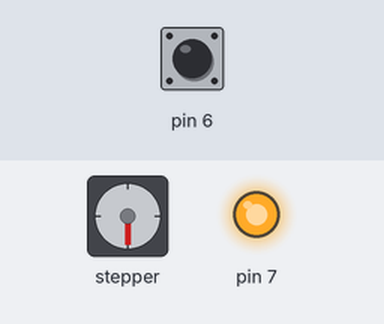
The sketch below on a simulated Arduino Uno, built with avr-gcc and run on an emulated ATmega328P. Parts: stepper motor, output pins drawn as LEDs (lit = HIGH). The test bench sets the inputs (shaded band); at power-on: pin 6 HIGH. Stepper angles assume 200 steps per turn; what the sketch prints to the serial monitor is not drawn.

Above: at 9.4 s.
9.5 s: pin 6 pulled LOW for 1 s
At 10.8 s:
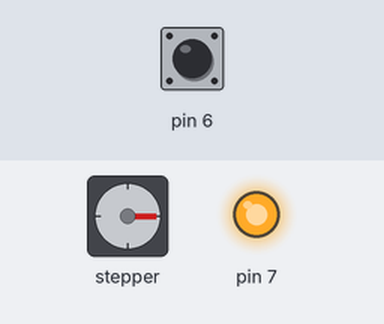
12.0 s: pin 6 pulled LOW for 0.15 s
At 12.7 s:
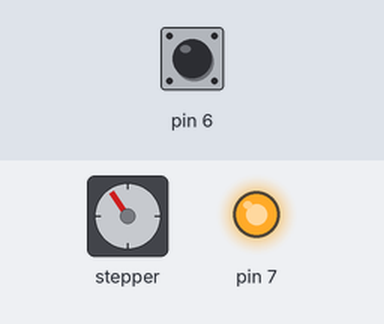
13.6 s: pin 6 pulled LOW for 0.15 s
At 14.9 s:
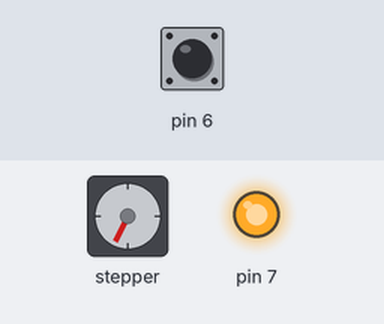
15.2 s: pin 6 pulled LOW for 3.2 s
At 19.3 s:
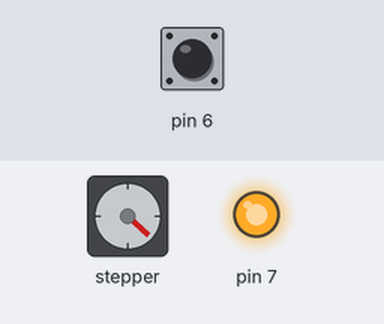
19.9 s: pin 6 pulled LOW for 1 s
At 21.2 s:
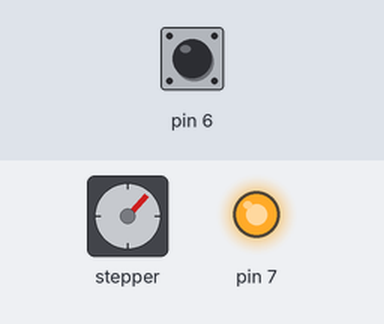
22.4 s: pin 6 pulled LOW for 3.2 s
At 25.9 s:
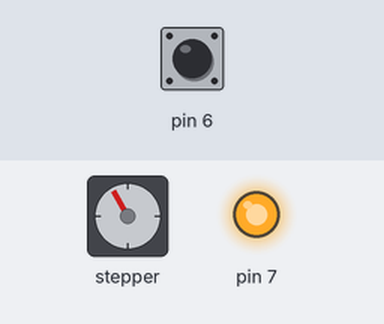
Timing chart, 0 to 27.4 s (numbered marks = the images above; inputs shaded):
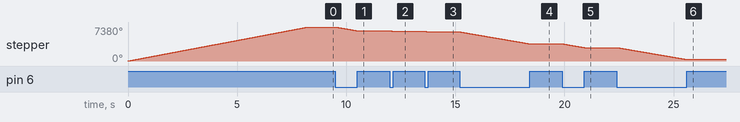

The sketch:

reloj_stepper_crack.ino
```cpp
/*
 Stepper Motor Control - one revolution

 This program drives a unipolar or bipolar stepper motor.
 The motor is attached to digital pins 8 - 11 of the Arduino.

 The motor should revolve one revolution in one direction, then
 one revolution in the other direction.


 Created 11 Mar. 2007
 Modified 30 Nov. 2009
 by Tom Igoe

 */

#include <Stepper.h>

const int stepsPerRevolution = 200;  // change this to fit the number of steps per revolution
// for your motor

// initialize the stepper library on pins 8 through 11:
Stepper myStepper(stepsPerRevolution, 8, 9, 10, 11);


boolean empece = false;
boolean orden = false;
boolean go_to_play = false;
unsigned long contador = 0;
void setup() {
  // set the speed at 60 rpm:
  myStepper.setSpeed(150);
  // initialize the serial port:
  Serial.begin(9600);
  pinMode(12,INPUT);
  pinMode(6,INPUT);
  digitalWrite(6,HIGH);
  pinMode(7,OUTPUT);
  digitalWrite(7,HIGH);
 // delay(2000);
  Serial.println("AAAAAAAA");
  myStepper.step(4100); // DOS VUELTAS
}


void loop() {
  if ((millis() - contador) >= 144000) { // Esto lo puedes dejar como estaba, pero creo que es más ilustrativo así
    contador = millis();
    myStepper.step(82);
  }

  if(digitalRead(6)==0){myStepper.step(-1);}
}
```

Measured:
- after the input at 9.5 s, stepper: turns 810° counter-clockwise in 1.0 s, starting at once
- after the input at 12.0 s, stepper: turns 123° counter-clockwise in 0.15 s, starting at once
- after the input at 13.6 s, stepper: turns 122° counter-clockwise in 0.15 s, starting at once
- after the input at 15.2 s, stepper: turns 2592° counter-clockwise in 3.2 s, starting at once
- after the input at 19.9 s, stepper: turns 810° counter-clockwise in 1.0 s, starting at once
- after the input at 22.4 s, stepper: turns 2592° counter-clockwise in 3.2 s, starting at once
